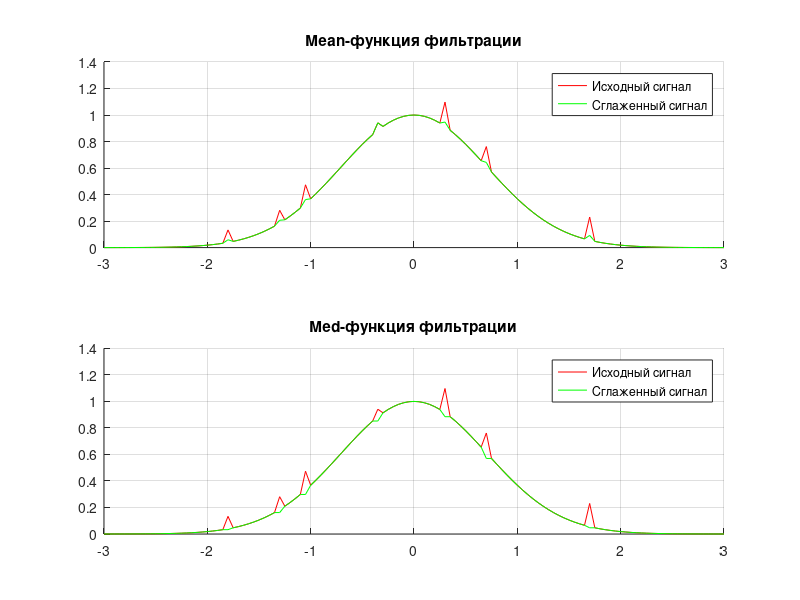

This chart was generated by the following MATLAB code:
function main()
    % Начальные значения
    A = 1.0;
    sigma = 1.0;
    a = 0.25;
    epsv = 0.05;
    mult = 3;
    step = 0.05;
    t = -mult:step:mult;

    yx = gaussian_impulse(t,A,sigma);
    N = length(yx);

    px = a .* rand(1, 7);
    pos = [25, 35, 40, 54, 67, 75, 95];
    pxx = length(pos);

    uxbase1 = gaussian_impulse(t,A,sigma);
    ux1 = gaussian_impulse(t,A,sigma);

    for i = 1 : 1 : pxx
      ux1(pos(i)) = ux1(pos(i)) + px(i);
      uxbase1(pos(i)) = uxbase1(pos(i)) + px(i);
    end

    for i = 1 : 1 : N
      smthm = mean(uxbase1, i);
      if (abs(ux1(i) - smthm) > epsv)
        ux1(i) = smthm;
      end
    end

    uxbase2 = gaussian_impulse(t,A,sigma);
    ux2 = gaussian_impulse(t,A,sigma);

    for i = 1 : 1 : pxx
      ux2(pos(i)) = ux2(pos(i)) + px(i);
      uxbase2(pos(i)) = uxbase2(pos(i)) + px(i);
    end

    for i = 1 : 1 : N
      smthm = med(uxbase2, i);
      if (abs(ux2(i) - smthm) > epsv)
        ux2(i) = smthm;
      end
    end

    figure;

    subplot(2,1,1);
    title('Mean-функция фильтрации');
    hold on;
    grid on;
    plot(t, uxbase1, 'r');
    plot(t, ux1, 'g');
    legend('Исходный сигнал', 'Сглаженный сигнал');

    subplot(2,1,2);
    title('Med-функция фильтрации');
    hold on;
    grid on;
    plot(t, uxbase2, 'r');
    plot(t, ux2, 'g');
    legend('Исходный сигнал', 'Сглаженный сигнал');
end

function y = mean(ux, i)
    r = 0;
    imin = i - 2;
    imax = i + 2;
    for j = imin : 1 : imax
      if (j > 0 && j < (length(ux) + 1))
        r = r + ux(j);
      end
    end
    r = r / 5;
    y = r;
end

function y = med(ux, i)
    imin = i - 1;
    imax = i + 1;
    ir = 0;

    if (imin < 1)
        ir = ux(imax);
    else
        if (imax > length(ux))
            ir = ux(imin);
        else
            if (ux(imax) > ux(imin))
                ir = ux(imin);
            else
            ir = ux(imax);
            end
        end
    end
    y = ir;
end

% Gaussian impulse
function y = gaussian_impulse(x,A,s)
    y = A * exp(-(x/s).^2);
end
